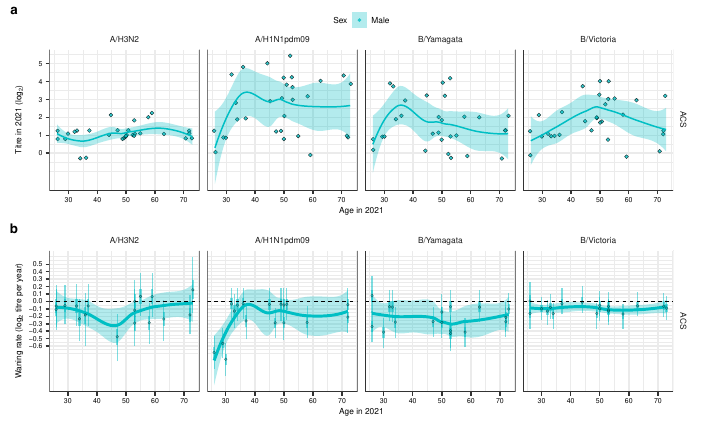

Reproduce this figure in R.

setwd("serology")


library(ggplot2)
library(dplyr)
library(ggpubr)

################################################################################
# Plotting functions/themes
################################################################################

# Text size theme to adhere to nature guidelines
natty_theme<-theme(axis.text = element_text(size = 5,color='black'),
                   axis.title = element_text(size = 6),
                   strip.text = element_text(size = 6),
                   legend.text = element_text(size = 6),
                   legend.title = element_text(size = 6),
                   strip.background=element_rect(colour="white",fill="white"))

# Make random jitter reproducible
set.seed(1)

# Function I had to invoke to get y axis to scale the way I wanted for some
# annoying reason I can't remember

equal_breaks <- function(){
  function(x){
    # rescaling
    x0<-round(min(x)/0.5)*0.5
    x1<-round(max(x)/0.5)*0.5
    
    diff<-x1-x0
    
    ts<-(seq(-3, 2, by=0.5))
    if(diff<2)
    {
      ts<-(seq(-6, 5, by=1))
      ts<-ts/10
    }
    return(ts)
  }
}


################################################################################
# Prepare data
################################################################################

##################
# Load MCMC output
################## 

# Data used for model fitting are saved along with model output. Retrieve the
# data from here to ensure that any preprocessing of the data before model
# fitting is accounted for and doesn't need to be redone

# ACS 2017-21
load("out/acs_yrs_17_21_pats_1_30_5000.RData")
acs_dat<-data
out_acs<-out

# VIS
load("out/vis_yrs_20_21_5000.RData")
vis_dat<-data
out_vis<-out

##########################
# Extract sex/age metadata
##########################

# Get metadata and then onvert subject id in the metadata to match the id in the
# stan model

meta_acs<-acs_dat%>%group_by(pat_id)%>%summarise(YoB=YoB[1], gender=gender[1])
meta_acs$id<-as.numeric(as.factor(meta_acs$pat_id))

meta_vis<-vis_dat%>%group_by(pat_id)%>%summarise(YoB=YoB[1], gender=gender[1])
meta_vis$id<-as.numeric(as.factor(meta_vis$pat_id))

######################
# Extract waning rates
######################

# Waning rates for patient i are stored as alpha[i], extract these and then
# merge to the above found metadata

out_acs<-out_acs%>%filter(grepl("alpha\\[", param))
out_acs<-merge(out_acs, meta_acs)
out_acs$cohort<-"ACS"

out_vis<-out_vis%>%filter(grepl("alpha\\[", param))
out_vis<-merge(out_vis, meta_vis)
out_vis$cohort<-"RECoVERED"

# Bind data and calculate ages in 2021
df<-rbind(out_acs, out_vis)
df$age<-2021-df$YoB

################################################################################
# Plot panel (b)
################################################################################

# Get strain legend order to match that of manuscript
df$strain<-factor(df$strain, levels=c("A/H3N2", "A/H1N1pdm09", "B/Yamagata", "B/Victoria"))

# Waning rates figure

acs_dat$id = as.numeric(as.factor(acs_dat$pat_id))
for (strain in c("A/H3N2","A/H1N1pdm09","B/Victoria","B/Yamagata")){
  df = df[-which(df$strain==strain & df$cohort=="ACS" &  !(df$pat_id %in% acs_dat[acs_dat$strain==strain,]$pat_id)),]
}

fig_b  = ggplot(df[df$cohort=="ACS",], aes(x=age, y=med, fill=gender))+
  geom_smooth(alpha=0.3,aes(group=gender,color=gender))+
  geom_linerange(aes(ymin=lo, ymax=hi,color=gender), linewidth=0.8, alpha=0.5)+
  geom_linerange(aes(ymin=lolo, ymax=hihi,color=gender), linewidth=0.4, alpha=0.5)+
  
  geom_point(alpha=0.5, size=0.8,aes(bg=gender),stroke=0.2,pch=21)+
  geom_hline(yintercept = 0, linetype="dashed", linewidth=0.3)+
  theme_bw()+
  natty_theme+
  
  scale_y_continuous(breaks=equal_breaks())+
  scale_x_continuous(breaks=seq(20,80,10))+
  facet_grid(cols=vars(strain), rows=vars(cohort), scales = "free_y")+
  labs(x="Age in 2021", y=expression(paste("Waning rate (", log[2], " titre per year)")), color="Gender", fill="Gender") +
  theme(legend.position='none') + scale_fill_manual(color="#619CFF")



################################################################################
# Plot panel (a)
################################################################################

# Use all subjects for titer distribution in 2021 rather than eliminating due to
# vax or seroconversion. Load data and average titer over replicates and
# calculate ages

load("dat/ACS_dat.RData")
acs_dat<-acs_dat%>%filter(year==2021 & pat_no<31)%>%group_by(pat_id, strain, cohort, YoB, gender)%>%summarise(LogTiter=mean(LogTiter, na.rm=T))
acs_dat$age<-2021-acs_dat$YoB




load("dat/VIS_dat.RData")
vis_dat<-vis_dat%>%filter(year==2021)%>%group_by(pat_id, strain, cohort, YoB, gender)%>%summarise(LogTiter=mean(LogTiter, na.rm=T))
vis_dat$age<-2021-vis_dat$YoB

# Bind data sets
df<-rbind(acs_dat, vis_dat)

# Change name of VIS cohort
df$cohort<-gsub("VIS", "RECoVERED", df$cohort)

# Get strain legend order to match that of manuscript
df$strain<-factor(df$strain, levels=c("A/H3N2", "A/H1N1pdm09", "B/Yamagata", "B/Victoria"))

# Titer in 2021 figure

fig_a = ggplot(df[df$cohort=="ACS",], aes(x=age, y=LogTiter, bg=gender))+
  geom_jitter(aes(bg=gender), width=0.3, height=0.3, alpha=0.8, size=1.2,pch=21,stroke=0.2)+
  geom_smooth(aes(color=gender),alpha=0.3, linewidth=0.5)+
  scale_y_continuous(breaks = 0:8)+
  scale_x_continuous(breaks=seq(20,80,10))+
  theme_bw()+
  natty_theme+
  labs(x="Age in 2021", y=expression(paste("Titre in 2021 (", log[2],")")), color="Sex", fill="Sex")+
  facet_grid(cols=vars(strain), rows=vars(cohort)) + theme(legend.position='top',legend.margin=margin(0,0,0,0),
                                                           legend.box.margin=margin(-10,-10,-10,-10),
                                                           legend.background = element_blank(),
                                                           legend.key.size = unit(.4, 'cm')) + guides(color=guide_legend(override.aes=list(color=NA)),fill=guide_legend())


fig = (fig_a/fig_b)


ggsave("figs/SuppFig_6.pdf", fig, width=180, height=110, units="mm")
